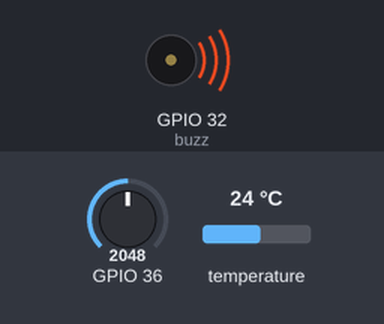
A sketch run on a simulated ESP32. Shown: buzzer (waves = sounding, pin HIGH). Inputs (shaded band) come from the test bench; at power-on: GPIO 36 = 2048, temperature 24 °C. WiFi joins after 1.5 s; servers stay silent unless stated; what the sketch prints to the serial monitor is not drawn.

Above: at 1.8 s.
At 2.8 s:
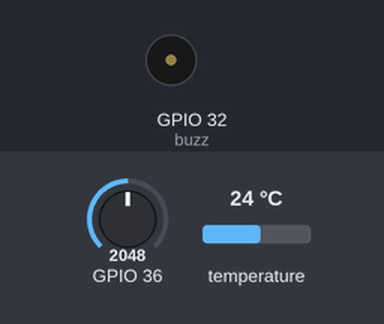
Timing chart, 0 to 4.3 s (numbered marks = the images above):
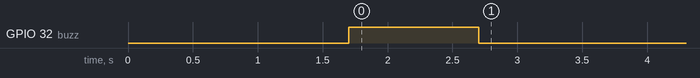

The sketch:

WifiTCP_Android.ino
```cpp
#include <WiFi.h>
#include <OneWire.h>
#include <DallasTemperature.h>

const char* ssid = "Matousek";
const char* password =  "Kokorin12";

const uint16_t port = 8090;
const char * host = "10.0.0.33";

OneWire *oneWire = new OneWire(23);
DallasTemperature *sensor = new DallasTemperature(oneWire);

WiFiClient client;

int buzz = 32;

void setup()
{

  Serial.begin(115200);

  WiFi.begin(ssid, password);
  while (WiFi.status() != WL_CONNECTED) {
    delay(500);
    Serial.println("...");
  }

  Serial.print("WiFi connected with IP: ");
  Serial.println(WiFi.localIP());

  if (!client.connect(host, port)) {

        Serial.println("Connection to host failed");

        delay(1000);
        return;
    }

   pinMode(buzz, OUTPUT);
  digitalWrite(buzz, HIGH);
  delay(1000);
  digitalWrite(buzz, LOW);

 client.print("#Pink");

}

void loop()
{
    sensor->requestTemperatures();
    int temperatureC = int(sensor->getTempCByIndex(0) * 10);


    int bat = (analogRead(36) / 196.0) * 100;
    Serial.println(analogRead(36));
    Serial.println(analogRead(36) / 196.0);
    Serial.println((analogRead(36) / 196.0) * 100);

    client.print(String(temperatureC) + "%" + String(bat) + "*");

    delay(1000);
}
```
